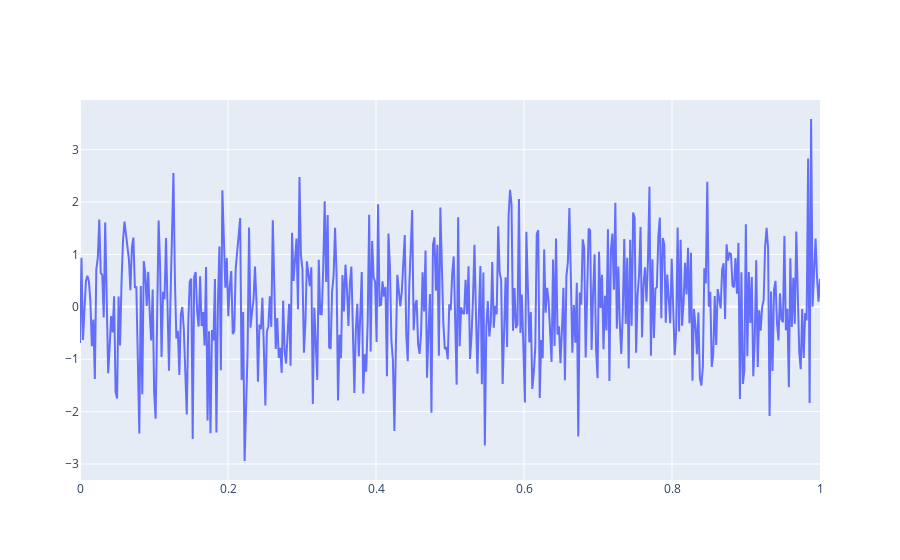

Notebook code cell kept with this figure:
### Markdown cell above
# Plotly

Plotly provides online graphing, analytics, and statistics tools for individuals and collaboration, as well as scientific graphing libraries for Python, R, MATLAB, Perl, Julia, Arduino, and REST.

We will use the Python API for this notebook. 
https://plot.ly/python/ipython-notebook-tutorial/

Plots below mostly come from the above link.

### Code cell
import plotly
import plotly.graph_objs as go
import numpy as np

# The old way to use plotly in Jupyter is to use iplot
# either online (if you have an account) or offline
from plotly.offline import iplot
plotly.offline.init_notebook_mode(connected=True)

N = 500
random_x = np.linspace(0, 1, N)
random_y = np.random.randn(N)

# Create a trace
trace = go.Scatter(
    x = random_x,
    y = random_y
)

data = [trace]

iplot(data)

### Figure 1 — Plotly figure (JSON) as saved in the notebook; plotly's stock layout.template omitted (floating-point values rounded to 4 significant figures; data arrays with more than 128 entries replaced by an {"elided": "..."} marker saying what was removed)
{"data": [{"type": "scatter", "x": {"elided": "500 float values"}, "y": {"elided": "500 float values"}}], "layout": {}}
